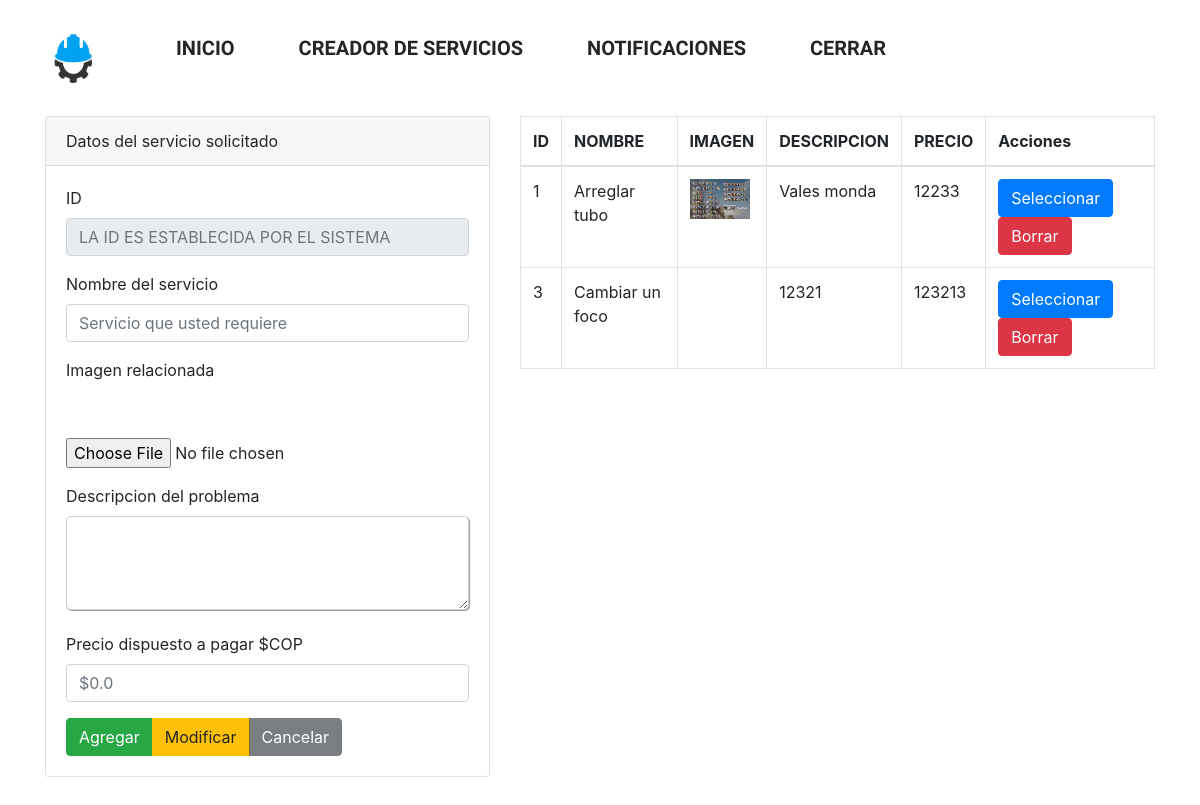
Before: /worktogo/Crearservicios/interfaces/mis_servicios.php (signed in) with the older database file.
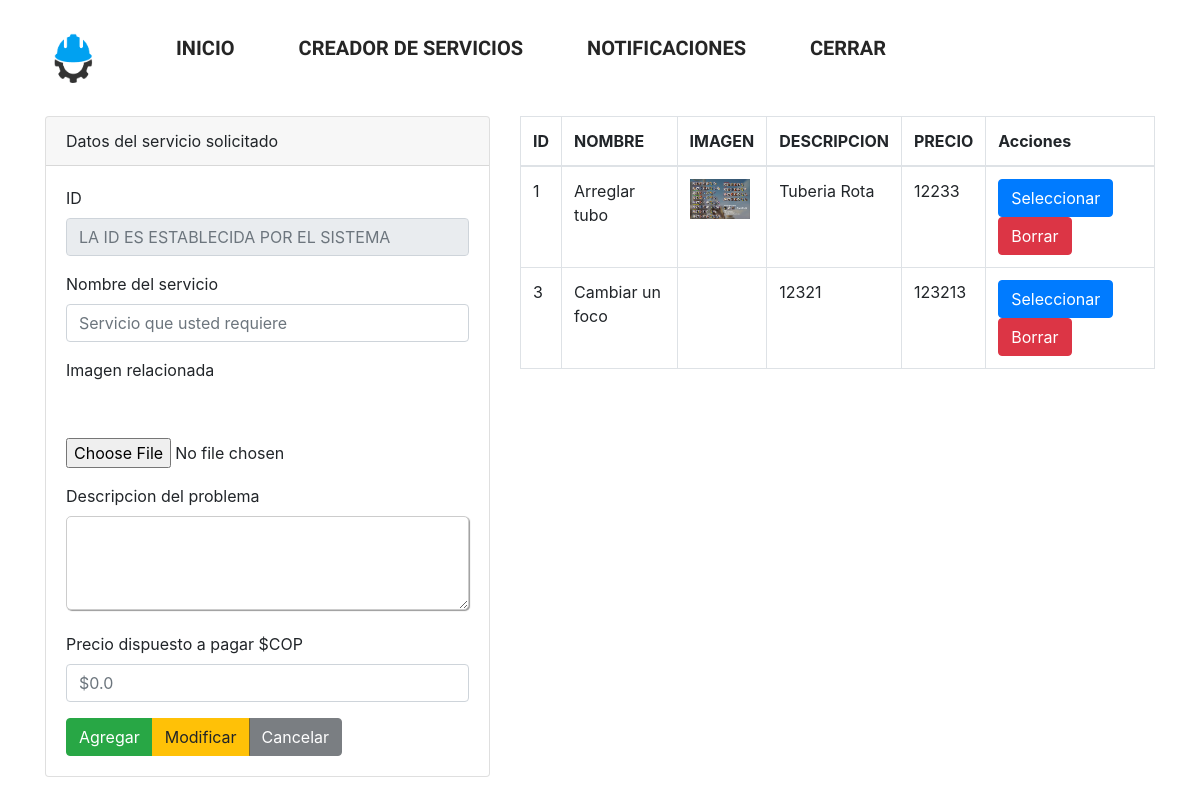
After: the same page with the newer database file.
### tables this page shows
CREATE TABLE `servicios` (
  `id` int(11) NOT NULL,
  `nombre` varchar(200) NOT NULL,
  `imagen` varchar(1000) NOT NULL,
  `descripcion` varchar(1000) NOT NULL,
  `precio` int(11) NOT NULL,
  `fk_id_usuario` varchar(40) NOT NULL
);

### worktogo/Crearservicios/interfaces/mis_servicios.php (the view, shortened to what this page needs)
<?php
include('../bd/cons.php');
  $mi_variable = $_SESSION['mi_variable'];
$sentenciaSQL = $conexion->prepare("SELECT cedula FROM usuarios Where Email ='$mi_variable'");
$sentenciaSQL->execute();
$listacedula=$sentenciaSQL->fetchAll(PDO::FETCH_ASSOC);
foreach($listacedula as $lcedula){
    $fkcedula = $lcedula['cedula'];
}
  ?>
<?php  include('navbar/cabecera.php')?>
<?php
$txtid=(isset($_POST['txtid']))?$_POST['txtid']:"";
$txtnombre=(isset($_POST['txtnombre']))?$_POST['txtnombre']:"";
$txtdescripcion=(isset($_POST['txtdescripcion']))?$_POST['txtdescripcion']:"";
$precio=(isset($_POST['precio']))?$_POST['precio']:"";
$accion=(isset($_POST['accion']))?$_POST['accion']:"";
$sentenciaSQL = $conexion->prepare("SELECT * FROM servicios WHERE fk_id_usuario = $fkcedula");
$sentenciaSQL->execute();
$listaservicios=$sentenciaSQL->fetchAll(PDO::FETCH_ASSOC);
?>
<div class="col-md-5">
    <div class="card">
        <div class="card-header">
            Datos del servicio solicitado
        </div>
        <div class="card-body">
        <form method="POST" enctype="multipart/form-data">
        <div class = "form-group">
    <label for="txtid">ID</label>
    <input type="text" required class="form-control" value="<?php echo $txtid;?>" id="txtid" name="txtid"  readonly placeholder="LA ID ES ESTABLECIDA POR EL SISTEMA" >
    </div>
    <div class = "form-group">
    <label for="txtnombre">Nombre del servicio</label>
    <input type="text"required class="form-control" id="txtnombre" name="txtnombre" value="<?php echo $txtnombre;?>"  placeholder="Servicio que usted requiere">
    </div>
    <div class="form-group">
    <label for="img">Imagen relacionada</label>
    <br>
    <br><br>
    <input  type="file"  id="img" name="img">
    </div>
    <div class="form-group">
    <label for="txtdescripcion">Descripcion del problema</label>
    <textarea  required name="txtdescripcion"id="txtdescripcion" rows="3" cols="50" ><?php echo $txtdescripcion;?></textarea>
    </div>
     <div class="form-group">
    <label for="precio">Precio dispuesto a pagar $COP</label>
    <input  required type="number"id="precio" value="<?php echo $precio;?>"name="precio" class="form-control" min="0" max="unlimited" step="1" placeholder="$0.0">
     </div>
    <div class="btn-group" role="group" aria-label="">
        <button type="submit" name="accion" <?php echo($accion=="Seleccionar")?"disabled":""; ?> value="agregar"class="btn btn-success">Agregar</button>
        <button type="submit" name="accion" <?php echo($accion!="Seleccionar")?"disabled":""; ?>value="modificar"class="btn btn-warning">Modificar</button>
        <button type="submit" name="accion" <?php echo($accion!="Seleccionar")?"disabled":""; ?> value="cancelar"class="btn btn-dark">Cancelar</button>
    </div>
    </form>
        </div>
    </div>
</div>
<div class="col-md-7">
    <table class="table table-bordered">
        <thead>
            <tr>
                <th>ID</th>
                <th>NOMBRE</th>
                <th>IMAGEN</th>
                <th>DESCRIPCION</th>
                <th>PRECIO</th>
                <th>Acciones</th>
            </tr>
        </thead>
        <tbody>
            <?php
            foreach($listaservicios as $servicio){ ?>
            <tr>
                <td > <?php echo $servicio['id']; ?></td>
                <td > <?php echo $servicio['nombre']; ?></td>
                <td >
                   <img src="img/<?php echo $servicio['imagen']; ?>" width="60" alt="" srcset="">
                </td>
                <td  class="descripcion-corta"> <?php echo $servicio['descripcion'];?></td>
                <td > <?php echo  $servicio['precio']; ?></td>
                <td>
                    <form method="POST">
                    <input type="submit" name="accion" value="Seleccionar" class="btn btn-primary">
                    <input type="submit" name="accion" value="Borrar" class="btn btn-danger">
                    </form>
                </td>
            </tr>
            <?php }?>
        </tbody>
    </table>
</div>
<?php  include('navbar/pie.php')?>

### worktogo/Crearservicios/interfaces/navbar/cabecera.php (shortened to what this page needs)
<!doctype html>
<html lang="en">
  <head>
     <link rel="stylesheet" href="../../css/navcss.css">
     <link rel="stylesheet" href="../../css/csscrearservicios.css?sfgf">
    <link rel="stylesheet" href="https://stackpath.bootstrapcdn.com/bootstrap/4.3.1/css/bootstrap.min.css">
  </head>
  <body>
  <ul class="nav">
<li><a href="inicio.php">
    <img src="../../imgs/aea.png" >
</a></li>
  <li><a href="inicio.php">
    Inicio</a></li>
  <li><a href="mis_servicios.php">
    Creador de servicios</a></li>
    <li><a href="#.php">
   Notificaciones</a></li>
   <li><a href="../index.php">
    Cerrar</a></li>
</ul>
    <div class="container">
          <div class="row">

### worktogo/Crearservicios/interfaces/navbar/pie.php
</div>
     </div>
  </body>
</html>

### worktogo/css/navcss.css (style rules this page uses)
body { background: #ffffff; padding: 50px 0; }
.nav { font-family: 'Titillium Web'; text-transform: uppercase; text-align: center; font-weight: 600; }
.nav * { box-sizing: border-box; transition: all .35s ease; }
.nav li { display: inline-block; list-style: outside none none; margin: .5em 1em; padding: 0; }
.nav a { padding: .5em .8em; color: rgba(0, 0, 0, 0.856); position: relative; text-decoration: none; font-size: 20px; top: -50%; }
.nav a::before, .nav a::after { content: ''; height: 14px; width: 14px; position: absolute; transition: all .35s ease; opacity: 0; }
.nav a::before { content: ''; right: 0; top: 0; border-top: 3px solid #366bce; border-right: 3px solid #235dca; transform: translate(-100%, 50%); }
.nav a:after { content: ''; left: 0; bottom: 0; border-bottom: 3px solid #3d61a3; border-left: 3px solid #3d61a3; transform: translate(100%, -50%) }
.nav img { width: 80px; height: 50px; border-radius: 50%; }

### worktogo/css/csscrearservicios.css (style rules this page uses)
textarea { font-size: 0.8rem; letter-spacing: 1px; }
textarea { padding: 10px; max-width: 100%; line-height: 1.5; border-radius: 5px; border: 1px solid #ccc; box-shadow: 1px 1px 1px #999; }

### worktogo/Crearservicios/interfaces/mis_servicios.php (style rules this page uses)
.descripcion-corta { max-width: 300px; white-space: nowrap; overflow: hidden; text-overflow: ellipsis; }

Changed rows visible on the page:
changed servicios "Arreglar tubo": descripcion "Vales monda" → "Tuberia Rota"
